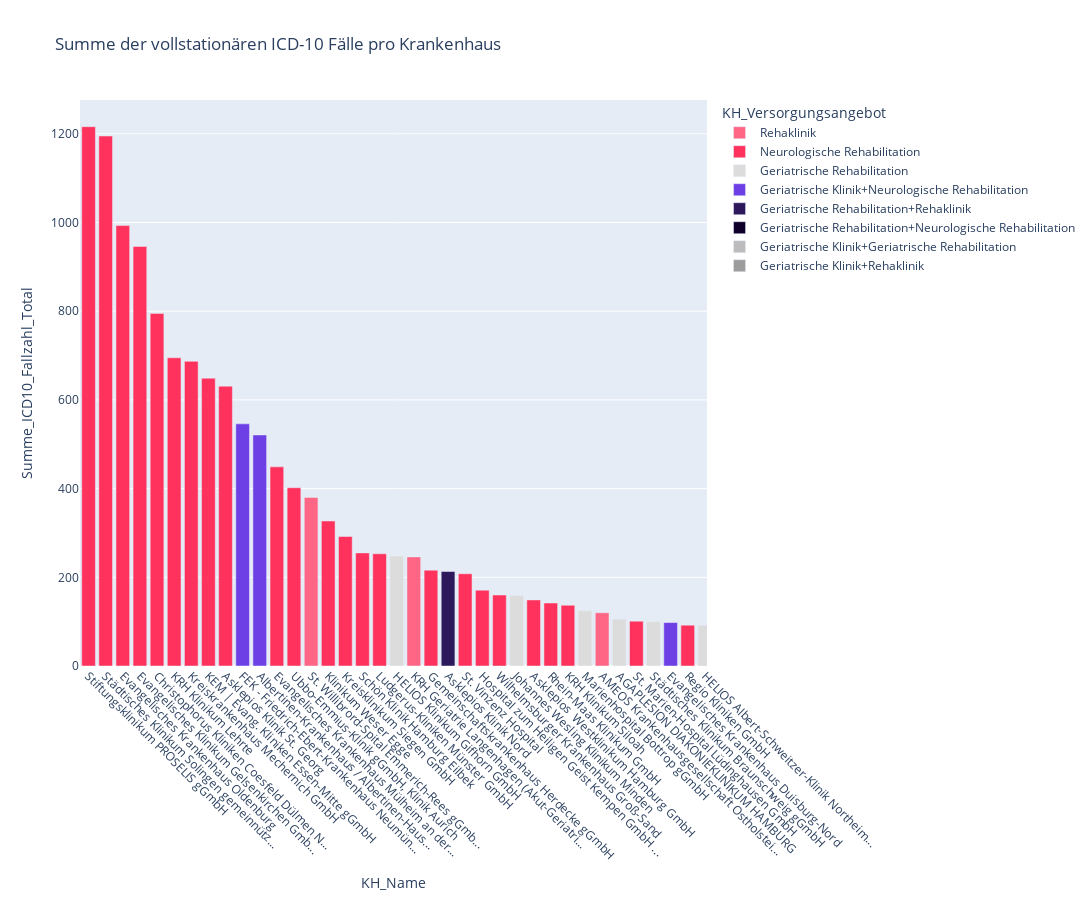

Notebook cell for this chart:
### Code cell
# Define the color mapping for the KH_Versorgungsangebot categories
color_map = {
    'Geriatrische Klinik': '#fcfcfc',    
    'Geriatrische Rehabilitation': '#dcdcdc',
    'Geriatrische Klinik+Geriatrische Rehabilitation': '#bcbcbc',
    'Geriatrische Klinik+Rehaklinik': '#9c9c9c',
    'Geriatrische Klinik+Neurologische Rehabilitation': '#6D40E6',
    'Geriatrische Rehabilitation+Rehaklinik': '#2d185c',
    'Geriatrische Rehabilitation+Neurologische Rehabilitation': '#0e0029',   
    'Rehaklinik': '#ff6585',
    'Neurologische Rehabilitation': '#ff325d',
    'Neurologische Rehabilitation+Rehaklinik': '#A52442'
    # Add other mappings as needed
}

# Function to truncate labels
def truncate_label(label, max_length=40):
    return label if len(label) <= max_length else label[:max_length] + '...'

# Apply the function to the KH_Name column to create truncated labels
no_geri['KH_Name_Truncated'] = pivot_df['KH_Name'].apply(lambda x: truncate_label(x))


# Apply the color mapping to a new column in the DataFrame
no_geri['color'] = no_geri['KH_Versorgungsangebot'].map(color_map)
# pivot_df
# Create the bar chart
fig = px.bar(
    no_geri, 
    x='KH_Name_Truncated', 
    y='Summe_ICD10_Fallzahl_Total', 
    color='KH_Versorgungsangebot', 
    color_discrete_map=color_map,
    title='Summe der vollstationären ICD-10 Fälle pro Krankenhaus'
)

# Update layout for better readability
fig.update_layout(
    xaxis_title='KH_Name',
    yaxis_title='Summe_ICD10_Fallzahl_Total',
    legend_title='KH_Versorgungsangebot',
    height=900,
    width=1800,
    xaxis={
        'categoryorder': 'total descending',  # Optional: order categories by total y values
        'tickangle': 45  # Rotate x-axis labels by 45 degrees
    },
)

# Show the plot
fig.show()

### Figure 1 — Plotly figure (JSON) as saved in the notebook; plotly's stock layout.template omitted (floating-point values rounded to 4 significant figures)
{"data": [{"alignmentgroup": "True", "hovertemplate": "KH_Versorgungsangebot=Rehaklinik<br>KH_Name_Truncated=%{x}<br>Summe_ICD10_Fallzahl_Total=%{y}<extra></extra>", "legendgroup": "Rehaklinik", "marker": {"color": "#ff6585", "pattern": {"shape": ""}}, "name": "Rehaklinik", "offsetgroup": "Rehaklinik", "orientation": "v", "showlegend": true, "textposition": "auto", "type": "bar", "x": ["AMEOS Krankenhausgesellschaft Ostholstei...", "AMEOS Krankenhausgesellschaft mbH", "Westküstenkliniken Brunsbüttel und Heide...", "Evangelisches Amalie Sieveking Krankenha...", "KRH Klinikum Nordstadt", "KRH Geriatrie Langenhagen (Akut-Geriatri...", "Helios Kliniken Mittelweser GmbH", "Klinikum Bremen-Nord", "Klinikum Bremerhaven-Reinkenheide gGmbH", "St. Willibrord-Spital Emmerich-Rees gGmb...", "Krankenhaus Neuwerk \"Maria von den Apost...", "GFO Kliniken Bonn", "Elisabeth Krankenhaus Recklinghausen", "Klinikum Rheine", "Klinikum Vest GmbH, Paracelsus-Klinik Ma...", "LWL-Klinikum Gütersloh", "Stadtklinik Werdohl, Märkische Kliniken ..."], "xaxis": "x", "y": [120, 21, 11, 70, 43, 246, 0, 0, 0, 380, 4, 5, 76, 65, 71, 13, 31], "yaxis": "y"}, {"alignmentgroup": "True", "hovertemplate": "KH_Versorgungsangebot=Neurologische Rehabilitation<br>KH_Name_Truncated=%{x}<br>Summe_ICD10_Fallzahl_Total=%{y}<extra></extra>", "legendgroup": "Neurologische Rehabilitation", "marker": {"color": "#ff325d", "pattern": {"shape": ""}}, "name": "Neurologische Rehabilitation", "offsetgroup": "Neurologische Rehabilitation", "orientation": "v", "showlegend": true, "textposition": "auto", "type": "bar", "x": ["Regio Kliniken GmbH", "Klinik für Geriatrie Ratzeburg GmbH", "Asklepios Klinik St. Georg", "Schön Klinik Hamburg Eilbek", "Asklepios  Westklinikum Hamburg GmbH", "BG Klinikum Hamburg gGmbH", "Wilhelmsburger Krankenhaus Groß-Sand", "Helios St. Marienberg Klinik Helmstedt G...", "Helios Klinik Herzberg/Osterode", "Asklepios Klinik Schildautal Seesen", "Johanniter-Krankenhaus Gronau GmbH", "KRH Klinikum Lehrte", "KRH Klinikum Siloah", "Helios Klinikum Uelzen GmbH", "Ubbo-Emmius-Klinik gGmbH, Klinik Aurich", "Evangelisches Krankenhaus Oldenburg", "St. Marien-Hospital Lüdinghausen GmbH", "Helios Marien Klinik", "KEM | Evang. Kliniken Essen-Mitte gGmbH", "Evangelisches Krankenhaus Mülheim an der...", "Städtisches Klinikum Solingen gemeinnütz...", "Hospital zum Heiligen Geist Kempen GmbH ...", "St. Vinzenz Hospital", "Kreiskrankenhaus Mechernich GmbH", "Rhein-Maas Klinikum GmbH", "Evangelisches Klinikum Gelsenkirchen Gmb...", "Ludgerus-Kliniken Münster GmbH", "Evangelisches Lukas-Krankenhaus Gronau g...", "Christophorus Kliniken Coesfeld Dülmen N...", "Katholische Kliniken Emscher-Lippe", "Stiftungsklinikum PROSELIS gGmbH", "Klinikum Weser Egge", "Berufsgenossenschaftliches Universitätsk...", "St. Marien-Hospital Hamm gem. GmbH", "Gemeinschaftskrankenhaus Herdecke gGmbH", "Kreisklinikum Siegen GmbH"], "xaxis": "x", "y": [92, 43, 631, 255, 149, 23, 160, 36, 51, 24, 7, 695, 137, 0, 402, 993, 101, 23, 649, 449, 1195, 171, 208, 687, 142, 946, 253, 54, 795, 42, 1216, 327, 0, 81, 216, 292], "yaxis": "y"}, {"alignmentgroup": "True", "hovertemplate": "KH_Versorgungsangebot=Geriatrische Rehabilitation<br>KH_Name_Truncated=%{x}<br>Summe_ICD10_Fallzahl_Total=%{y}<extra></extra>", "legendgroup": "Geriatrische Rehabilitation", "marker": {"color": "#dcdcdc", "pattern": {"shape": ""}}, "name": "Geriatrische Rehabilitation", "offsetgroup": "Geriatrische Rehabilitation", "orientation": "v", "showlegend": true, "textposition": "auto", "type": "bar", "x": ["Klinikum Itzehoe", "AGAPLESION DIAKONIEKLINIKUM HAMBURG", "Städtisches Klinikum Braunschweig gGmbH", "HELIOS Klinikum Gifhorn GmbH", "HELIOS Albert-Schweitzer-Klinik Northeim...", "Klinikum Peine gGmbH", "AGAPLESION EVANGELISCHES KRANKENHAUS HOL...", "ALLGEMEINES KRANKENHAUS CELLE", "MediClin Klinikum Soltau", "Klinikum Leer gGmbH", "Krankenhaus Ludmillenstift", "Klinikum Bremen-Ost", "Krankenhaus St. Joseph-Stift Bremen GmbH", "MediClin Klinik Reichshof", "UKM Marienhospital Steinfurt GmbH", "RehaNova Köln gGmbH", "Sana Kliniken Duisburg - Wedau Kliniken", "St.-Clemens-Hospital Geldern", "Helios Klinikum Niederberg", "St. Marien-Hospital", "St. Franziskus-Hospital", "Evangelisches Krankenhaus Kalk gGmbH", "St. Marien-Hospital Borken", "St.-Laurentius-Stift", "Klinikum Vest GmbH, Knappschaftskrankenh...", "Marienhospital Bottrop gGmbH", "Klinikum Herford", "Johannes Wesling Klinikum Minden", "St. Vincenz-Krankenhaus GmbH Paderborn", "St. Johannisstift Ev. Krankenhaus Paderb..."], "xaxis": "x", "y": [69, 106, 100, 248, 92, 43, 46, 59, 0, 0, 30, 36, 22, 0, 48, 0, 59, 36, 5, 4, 77, 12, 5, 5, 0, 125, 0, 159, 22, 10], "yaxis": "y"}, {"alignmentgroup": "True", "hovertemplate": "KH_Versorgungsangebot=Geriatrische Klinik+Neurologische Rehabilitation<br>KH_Name_Truncated=%{x}<br>Summe_ICD10_Fallzahl_Total=%{y}<extra></extra>", "legendgroup": "Geriatrische Klinik+Neurologische Rehabilitation", "marker": {"color": "#6D40E6", "pattern": {"shape": ""}}, "name": "Geriatrische Klinik+Neurologische Rehabilitation", "offsetgroup": "Geriatrische Klinik+Neurologische Rehabilitation", "orientation": "v", "showlegend": true, "textposition": "auto", "type": "bar", "x": ["FEK - Friedrich-Ebert-Krankenhaus Neumün...", "Albertinen-Krankenhaus / Albertinen-Haus...", "Evangelisches Krankenhaus Duisburg-Nord"], "xaxis": "x", "y": [546, 521, 98], "yaxis": "y"}, {"alignmentgroup": "True", "hovertemplate": "KH_Versorgungsangebot=Geriatrische Rehabilitation+Rehaklinik<br>KH_Name_Truncated=%{x}<br>Summe_ICD10_Fallzahl_Total=%{y}<extra></extra>", "legendgroup": "Geriatrische Rehabilitation+Rehaklinik", "marker": {"color": "#2d185c", "pattern": {"shape": ""}}, "name": "Geriatrische Rehabilitation+Rehaklinik", "offsetgroup": "Geriatrische Rehabilitation+Rehaklinik", "orientation": "v", "showlegend": true, "textposition": "auto", "type": "bar", "x": ["Asklepios Klinik Nord"], "xaxis": "x", "y": [213], "yaxis": "y"}, {"alignmentgroup": "True", "hovertemplate": "KH_Versorgungsangebot=Geriatrische Rehabilitation+Neurologische Rehabilitation<br>KH_Name_Truncated=%{x}<br>Summe_ICD10_Fallzahl_Total=%{y}<extra></extra>", "legendgroup": "Geriatrische Rehabilitation+Neurologische Rehabilitation", "marker": {"color": "#0e0029", "pattern": {"shape": ""}}, "name": "Geriatrische Rehabilitation+Neurologische Rehabilitation", "offsetgroup": "Geriatrische Rehabilitation+Neurologische Rehabilitation", "orientation": "v", "showlegend": true, "textposition": "auto", "type": "bar", "x": ["MediClin Hedon Klinik"], "xaxis": "x", "y": [83], "yaxis": "y"}, {"alignmentgroup": "True", "hovertemplate": "KH_Versorgungsangebot=Geriatrische Klinik+Geriatrische Rehabilitation<br>KH_Name_Truncated=%{x}<br>Summe_ICD10_Fallzahl_Total=%{y}<extra></extra>", "legendgroup": "Geriatrische Klinik+Geriatrische Rehabilitation", "marker": {"color": "#bcbcbc", "pattern": {"shape": ""}}, "name": "Geriatrische Klinik+Geriatrische Rehabilitation", "offsetgroup": "Geriatrische Klinik+Geriatrische Rehabilitation", "orientation": "v", "showlegend": true, "textposition": "auto", "type": "bar", "x": ["Städtische Kliniken Mönchengladbach GmbH", "GFO Kliniken Troisdorf - St. Josef Hospi..."], "xaxis": "x", "y": [16, 45], "yaxis": "y"}, {"alignmentgroup": "True", "hovertemplate": "KH_Versorgungsangebot=Geriatrische Klinik+Rehaklinik<br>KH_Name_Truncated=%{x}<br>Summe_ICD10_Fallzahl_Total=%{y}<extra></extra>", "legendgroup": "Geriatrische Klinik+Rehaklinik", "marker": {"color": "#9c9c9c", "pattern": {"shape": ""}}, "name": "Geriatrische Klinik+Rehaklinik", "offsetgroup": "Geriatrische Klinik+Rehaklinik", "orientation": "v", "showlegend": true, "textposition": "auto", "type": "bar", "x": ["Evangelisches Krankenhaus Wesel"], "xaxis": "x", "y": [60], "yaxis": "y"}], "layout": {"barmode": "relative", "height": 900, "legend": {"title": {"text": "KH_Versorgungsangebot"}, "tracegroupgap": 0}, "title": {"text": "Summe der vollstationären ICD-10 Fälle pro Krankenhaus"}, "width": 1800, "xaxis": {"anchor": "y", "autorange": false, "categoryorder": "total descending", "domain": [0, 1], "range": [-0.5, 36.12], "tickangle": 45, "title": {"text": "KH_Name"}, "type": "category"}, "yaxis": {"anchor": "x", "autorange": false, "domain": [0, 1], "range": [0, 1276.0], "title": {"text": "Summe_ICD10_Fallzahl_Total"}, "type": "linear"}}}
